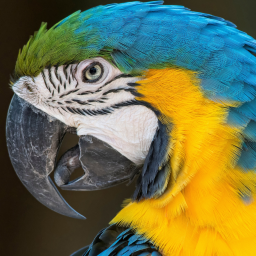
#> input picture Week-02/in/Ara.png, 256 x 256 px; its folder holds only this picture in this run
$ python indexed_colors.py
#> lines starting #> are read from the running program, lines starting #| are printed output that depends on the picture
from PIL import Image
import numpy as np
import os

INPUT = "./in/"
OUTPUT = "./out/"


def create_universal_table():
    """
    Create a universal color table.
    The values are spread uniformly over the possible range
    """
    color_array = np.linspace(start = 0, stop = 255, num = 6)

    table = {
        0: color_array,
        1: color_array,
        2: color_array,
    }

    save_table(table, "universal_table.png")
    print("Created Universal Table")

    return table


def create_adaptive_table(image: np.ndarray, name: str):
    """
    Create a adaptive color table, based on the distribution
    color values in the image
    """
    color_arrays = {
        0: np.empty(shape=(6,)),
        1: np.empty(shape=(6,)),
        2: np.empty(shape=(6,)),
    }

    for i in range(3):
        layer = image[:, :, i].flatten()
        mean = layer.mean().round()
        std = layer.std().round()
        start = mean - 2 * std
        stop = mean + 2 * std

        if start < 0 :
            start = 0
        if stop > 255:
            stop = 255

        color_arrays[i] = np.linspace(start=start, stop=stop, num=6, dtype=np.uint8)
    save_table(color_arrays, "adaptive_table_" + name)
    print(f"Create Adaptive Table for image {name}")

    return color_arrays


def save_table(table_dict, name: str):
    """
    Turns the color table into an RGB image to be saved
    """
#> called with name = 'universal_table.png'
    table_array = [[[r, g, b]]
        for r in table_dict[0]
        for g in table_dict[1]
        for b in table_dict[2]
    ]
    table_array = np.array(table_array, dtype=np.uint8)
    table_array = table_array.reshape((36, -1, 3))
    table_img = Image.fromarray(table_array, mode='RGB').resize((720, 1080))
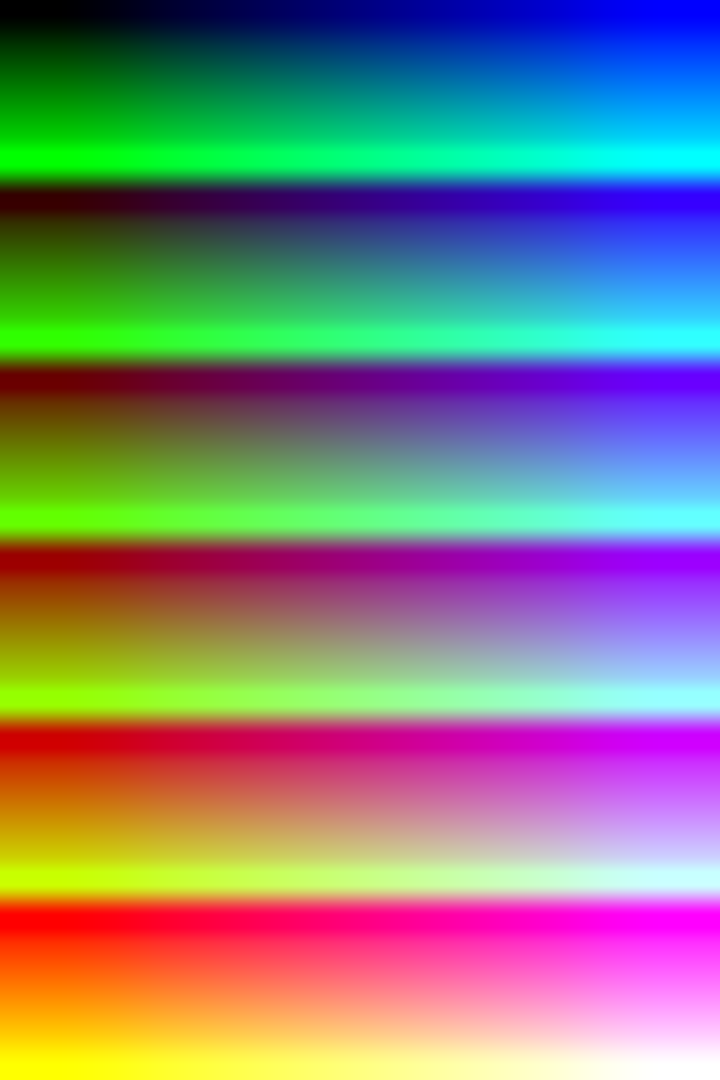
#> table_img: PIL image 720x1080 RGB; mean R, G, B 127.5, 127.5, 127.5
    table_img.save(OUTPUT + name)


def find_closest(color_array, pixel_value):
    """
    Find the color in the color array that is the closest to the pixel value
    """
    min_d = 999
    min_idx = 0
    for i, val in enumerate(color_array):
        d = abs(int(val) - int(pixel_value))
        if d < min_d:
            min_d = d
            min_idx = i

    return color_array[min_idx]


def convert_image(image: np.ndarray, color_table):
    new_img = np.empty_like(image)
    for i, col in enumerate(image):
        for j, px in enumerate(col):
            px_r, px_g, px_b = px
            new_px = [
                find_closest(color_table[0], px_r),
                find_closest(color_table[1], px_g),
                find_closest(color_table[2], px_b)
            ]
            new_img[i, j] = np.array(new_px)
    return new_img


if __name__ == "__main__":
    univ_table = create_universal_table()
    for image in os.listdir(INPUT):
        with Image.open(INPUT+image) as img:
#> img is the input picture: PIL image 256x256 RGB; mean R, G, B 111.2, 114.6, 76
            img_array = np.array(img)
            adaptive_table = create_adaptive_table(img_array, image)
#> the loop in create_adaptive_table, `for i in range(3):` made 3 passes
#> (mean, std) on passes 1 to 3: (111, 86), (115, 60), (76, 73)
#> after the loop in create_adaptive_table, `for i in range(3):`: color_arrays = {0: [0, 51, 102, 153, 204, 255], 1: [0, 47, 94, 141, 188, 235], 2: [0, 44, 88, 133, 177, 222]}
#> call 2 of save_table, with name = 'adaptive_table_Ara.png'
#> in save_table (call 2), `table_array = [[[r, g, b]] for r in table_dict[0] for g in table_dict[..`: table_array = 216 items
#> in save_table (call 2), `table_array = np.array(table_array, dtype=np.uint8)`: table_array = 216 rows, first 8: [0, 0, 0], [0, 0, 44], [0, 0, 88], [0, 0, 133], [0, 0, 177], [0, 0, 222], [0, 47, 0], [0, 47, 44]
#> in save_table (call 2), `table_img = Image.fromarray(table_array, mode='RGB').resize((720, 1080))`:
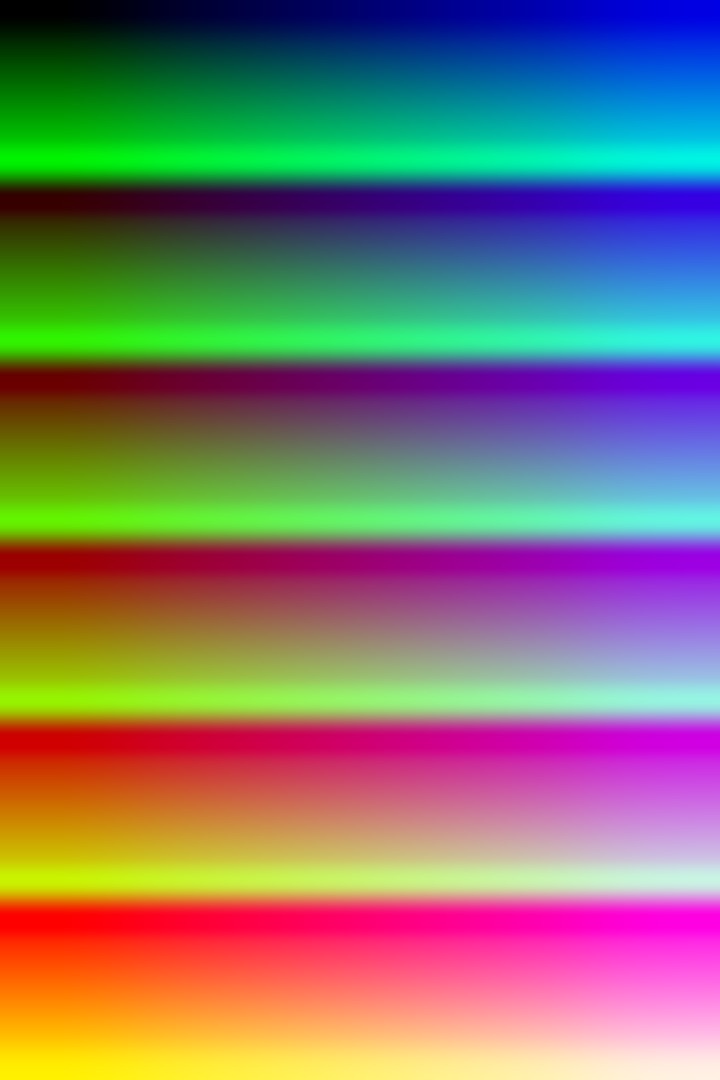
#> table_img: PIL image 720x1080 RGB; mean R, G, B 127.5, 117.9, 111
#> adaptive_table has the same summary as color_arrays in create_adaptive_table
            print(f"Converting {image} using Universal Table")
            out_univ = convert_image(img_array, univ_table)
#> the loop in convert_image, `for i, col in enumerate(image):` made 256 passes
#> after the loop in convert_image, `for i, col in enumerate(image):`:
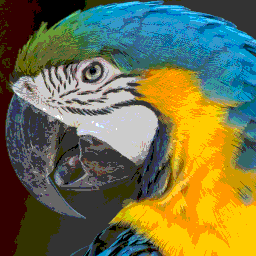
#> new_img: shape (256, 256, 3); mean of channels 0, 1, 2 112.9, 113.9, 74.5; drawn as R, G, B
            print(f"Converting {image} using Universal Table")
            out_adapt = convert_image(img_array, adaptive_table)
#> after the loop in convert_image (call 2), `for i, col in enumerate(image):`:
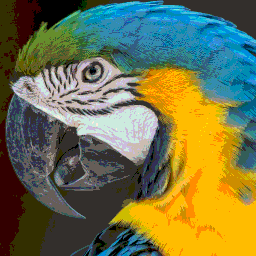
#> new_img: shape (256, 256, 3); mean of channels 0, 1, 2 112.9, 114.6, 74.8; drawn as R, G, B
            conv_univ = Image.fromarray(out_univ)
            conv_adapt = Image.fromarray(out_adapt)
            conv_univ.save(OUTPUT + "universal_" + image)
            conv_adapt.save(OUTPUT + "adaptive_" + image)
